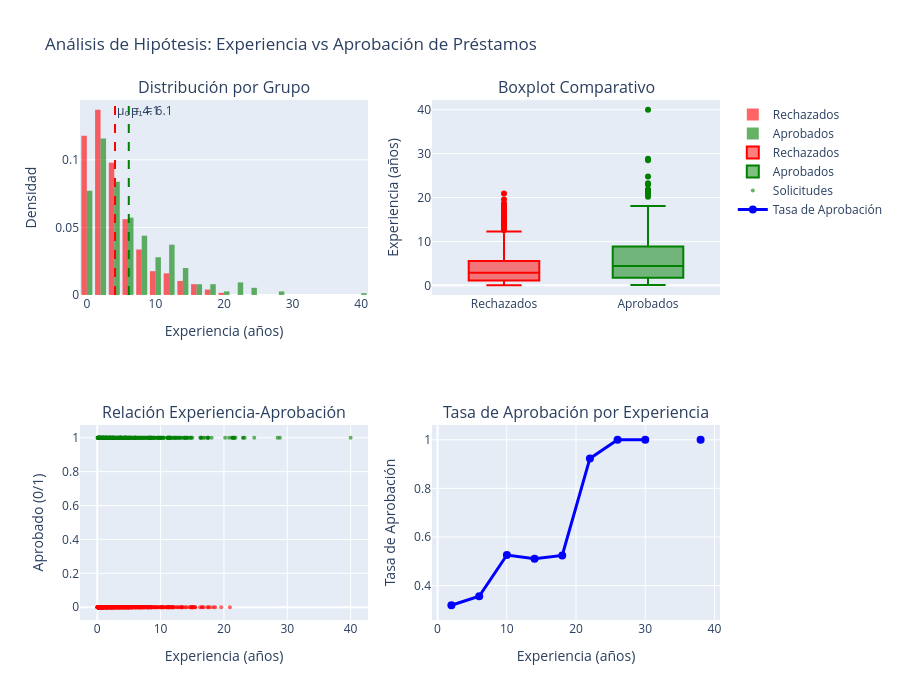

Notebook code cell kept with this figure:
### Code cell
# Visualización del análisis de hipótesis
fig = make_subplots(rows=2, cols=2,
                    subplot_titles=('Distribución por Grupo', 'Boxplot Comparativo',
                                  'Relación Experiencia-Aprobación', 'Tasa de Aprobación por Experiencia'))

# 1. Histogramas superpuestos
fig.add_trace(
    go.Histogram(x=rechazados, name='Rechazados', 
                 histnorm='probability density',
                 marker_color='red', opacity=0.6, nbinsx=25),
    row=1, col=1
)
fig.add_trace(
    go.Histogram(x=aprobados, name='Aprobados',
                 histnorm='probability density', 
                 marker_color='green', opacity=0.6, nbinsx=25),
    row=1, col=1
)

# Líneas de medias
fig.add_vline(x=rechazados.mean(), line_dash="dash", line_color="red",
              annotation_text=f"μ₀ = {rechazados.mean():.1f}", row=1, col=1)
fig.add_vline(x=aprobados.mean(), line_dash="dash", line_color="green",
              annotation_text=f"μ₁ = {aprobados.mean():.1f}", row=1, col=1)

# 2. Boxplot comparativo
df_melted = df_prestamos.melt(id_vars=['estado'], value_vars=['experiencia_años'])
fig.add_trace(
    go.Box(y=rechazados, name='Rechazados', marker_color='red'),
    row=1, col=2
)
fig.add_trace(
    go.Box(y=aprobados, name='Aprobados', marker_color='green'),
    row=1, col=2
)

# 3. Scatterplot con tendencia
fig.add_trace(
    go.Scatter(x=df_prestamos['experiencia_años'], y=df_prestamos['aprobado'],
               mode='markers', name='Solicitudes',
               marker=dict(color=df_prestamos['aprobado'], 
                          colorscale=['red', 'green'],
                          size=4, opacity=0.6)),
    row=2, col=1
)

# 4. Tasa de aprobación por bins de experiencia
bins_exp = pd.cut(df_prestamos['experiencia_años'], bins=10)
tasa_por_bin = df_prestamos.groupby(bins_exp)['aprobado'].mean()
bin_centers = [interval.mid for interval in tasa_por_bin.index]

fig.add_trace(
    go.Scatter(x=bin_centers, y=tasa_por_bin.values,
               mode='markers+lines', name='Tasa de Aprobación',
               line=dict(color='blue', width=3),
               marker=dict(size=8)),
    row=2, col=2
)

# Actualizar ejes
fig.update_xaxes(title_text="Experiencia (años)", row=1, col=1)
fig.update_xaxes(title_text="Experiencia (años)", row=2, col=1)
fig.update_xaxes(title_text="Experiencia (años)", row=2, col=2)
fig.update_yaxes(title_text="Densidad", row=1, col=1)
fig.update_yaxes(title_text="Experiencia (años)", row=1, col=2)
fig.update_yaxes(title_text="Aprobado (0/1)", row=2, col=1)
fig.update_yaxes(title_text="Tasa de Aprobación", row=2, col=2)

fig.update_layout(height=700, showlegend=True,
                  title_text="Análisis de Hipótesis: Experiencia vs Aprobación de Préstamos")
fig.show()

### Figure 1 — Plotly figure (JSON) as saved in the notebook; plotly's stock layout.template omitted (floating-point values rounded to 4 significant figures; data arrays with more than 128 entries replaced by an {"elided": "..."} marker saying what was removed)
{"data": [{"histnorm": "probability density", "marker": {"color": "red"}, "name": "Rechazados", "nbinsx": 25, "opacity": 0.6, "type": "histogram", "x": {"elided": "624 float values"}, "xaxis": "x", "yaxis": "y"}, {"histnorm": "probability density", "marker": {"color": "green"}, "name": "Aprobados", "nbinsx": 25, "opacity": 0.6, "type": "histogram", "x": {"elided": "376 float values"}, "xaxis": "x", "yaxis": "y"}, {"marker": {"color": "red"}, "name": "Rechazados", "type": "box", "xaxis": "x2", "y": {"elided": "624 float values"}, "yaxis": "y2"}, {"marker": {"color": "green"}, "name": "Aprobados", "type": "box", "xaxis": "x2", "y": {"elided": "376 float values"}, "yaxis": "y2"}, {"marker": {"color": {"elided": "1000 int values"}, "colorscale": [[0, "red"], [1, "green"]], "opacity": 0.6, "size": 4}, "mode": "markers", "name": "Solicitudes", "type": "scatter", "x": {"elided": "1000 float values"}, "xaxis": "x3", "y": {"elided": "1000 int values"}, "yaxis": "y3"}, {"line": {"color": "blue", "width": 3}, "marker": {"size": 8}, "mode": "markers+lines", "name": "Tasa de Aprobación", "type": "scatter", "x": [2.002, 6.02, 10.02, 14.02, 18.01, 22.01, 26.01, 30.01, 34.0, 38.0], "xaxis": "x4", "y": [0.3191, 0.3559, 0.5259, 0.5102, 0.5238, 0.9231, 1.0, 1.0, NaN, 1.0], "yaxis": "y4"}], "layout": {"annotations": [{"font": {"size": 16}, "showarrow": false, "text": "Distribución por Grupo", "x": 0.225, "xanchor": "center", "xref": "paper", "y": 1, "yanchor": "bottom", "yref": "paper"}, {"font": {"size": 16}, "showarrow": false, "text": "Boxplot Comparativo", "x": 0.775, "xanchor": "center", "xref": "paper", "y": 1, "yanchor": "bottom", "yref": "paper"}, {"font": {"size": 16}, "showarrow": false, "text": "Relación Experiencia-Aprobación", "x": 0.225, "xanchor": "center", "xref": "paper", "y": 0.375, "yanchor": "bottom", "yref": "paper"}, {"font": {"size": 16}, "showarrow": false, "text": "Tasa de Aprobación por Experiencia", "x": 0.775, "xanchor": "center", "xref": "paper", "y": 0.375, "yanchor": "bottom", "yref": "paper"}, {"showarrow": false, "text": "μ₀ = 4.1", "x": 4.107, "xanchor": "left", "xref": "x", "y": 1, "yanchor": "top", "yref": "y domain"}, {"showarrow": false, "text": "μ₁ = 6.1", "x": 6.114, "xanchor": "left", "xref": "x", "y": 1, "yanchor": "top", "yref": "y domain"}], "height": 700, "shapes": [{"line": {"color": "red", "dash": "dash"}, "type": "line", "x0": 4.107, "x1": 4.107, "xref": "x", "y0": 0, "y1": 1, "yref": "y domain"}, {"line": {"color": "green", "dash": "dash"}, "type": "line", "x0": 6.114, "x1": 6.114, "xref": "x", "y0": 0, "y1": 1, "yref": "y domain"}], "showlegend": true, "title": {"text": "Análisis de Hipótesis: Experiencia vs Aprobación de Préstamos"}, "xaxis": {"anchor": "y", "domain": [0, 0.45], "title": {"text": "Experiencia (años)"}}, "xaxis2": {"anchor": "y2", "domain": [0.55, 1]}, "xaxis3": {"anchor": "y3", "domain": [0, 0.45], "title": {"text": "Experiencia (años)"}}, "xaxis4": {"anchor": "y4", "domain": [0.55, 1], "title": {"text": "Experiencia (años)"}}, "yaxis": {"anchor": "x", "domain": [0.625, 1], "title": {"text": "Densidad"}}, "yaxis2": {"anchor": "x2", "domain": [0.625, 1], "title": {"text": "Experiencia (años)"}}, "yaxis3": {"anchor": "x3", "domain": [0, 0.375], "title": {"text": "Aprobado (0/1)"}}, "yaxis4": {"anchor": "x4", "domain": [0, 0.375], "title": {"text": "Tasa de Aprobación"}}}}
